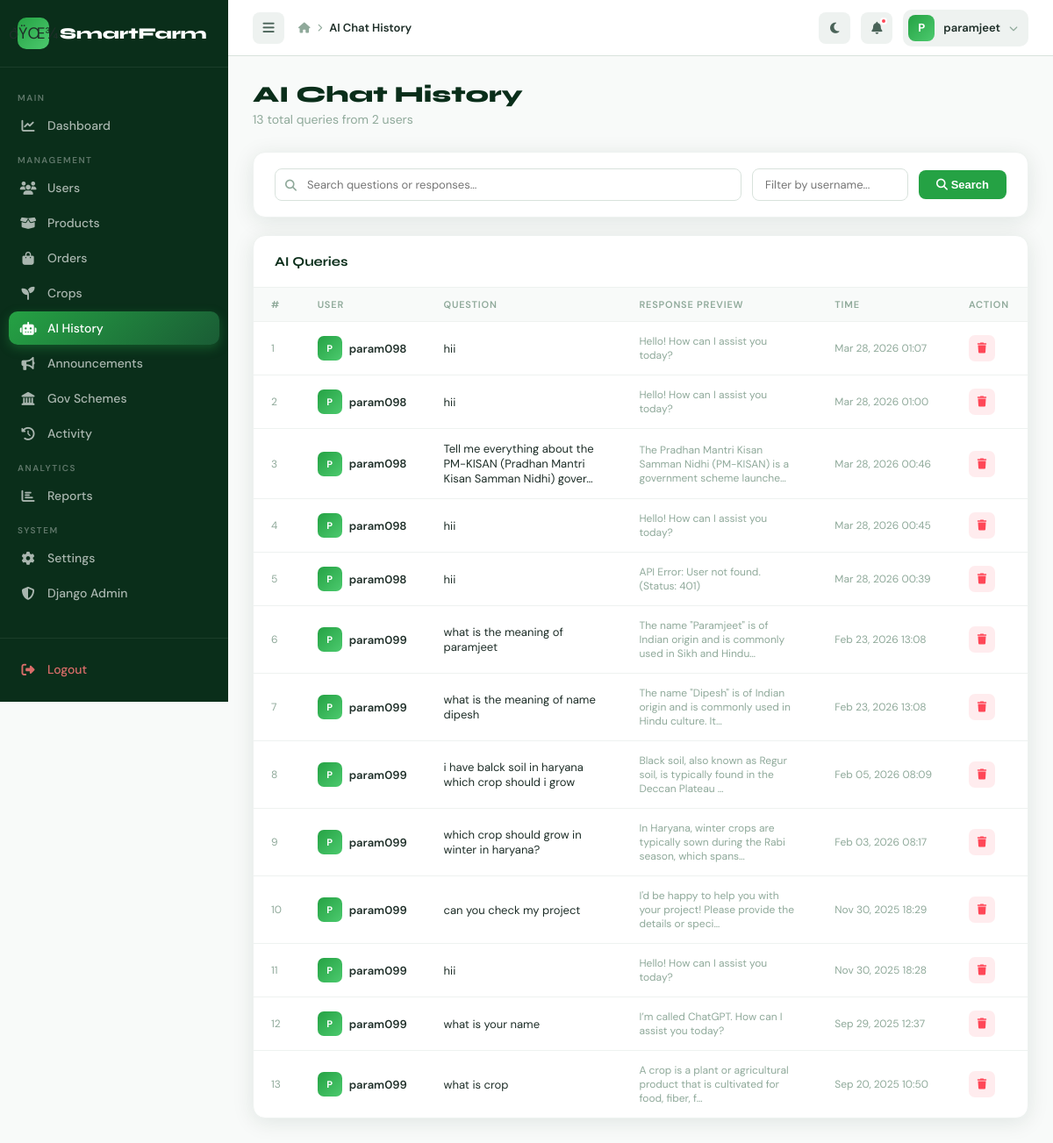
Page /myadmin/ai-history/ (signed in) on the committed database.
### apps/ai_recommendations/models.py (models this page shows, shortened)
class AIQueryHistory(models.Model):
    user = models.ForeignKey(User, on_delete=models.CASCADE)
    prompt = models.TextField()
    response = models.TextField()
    timestamp = models.DateTimeField(auto_now_add=True)

### apps/admin_panel/views.py (the view)
    def wrapper(request, *args, **kwargs):
        if not request.user.is_authenticated:
            return redirect('login')
        if not request.user.is_staff:
            messages.error(request, 'Access denied. Admin only.')
            return redirect('login')  # FIX: was redirect('dashboard') — sent to user dashboard
        return view_func(request, *args, **kwargs)

### apps/admin_panel/views.py (called while the page is built)
def admin_required(view_func):
    def wrapper(request, *args, **kwargs):
        if not request.user.is_authenticated:
            return redirect('login')
        if not request.user.is_staff:
            messages.error(request, 'Access denied. Admin only.')
            return redirect('login')  # FIX: was redirect('dashboard') — sent to user dashboard
        return view_func(request, *args, **kwargs)
    wrapper.__name__ = view_func.__name__
    return wrapper

@admin_required
def admin_ai_history_view(request):
    queries = AIQueryHistory.objects.select_related('user').order_by('-timestamp')
    search = request.GET.get('q', '')
    user_filter = request.GET.get('user', '')
    if search:
        queries = queries.filter(Q(prompt__icontains=search) | Q(response__icontains=search))
    if user_filter:
        queries = queries.filter(user__username__icontains=user_filter)
    context = {
        'queries': queries, 'search': search, 'user_filter': user_filter,
        'total': AIQueryHistory.objects.count(),
        'total_users_queried': AIQueryHistory.objects.values('user').distinct().count(),
    }
    return render(request, 'admin_panel/ai_history.html', context)

### templates/admin_panel/ai_history.html (shortened to what this page needs)
{% extends "admin_panel/base_admin.html" %}
{% block breadcrumb %}AI Chat History{% endblock %}
{% block content %}
<div class="page-header">
    <h1 class="page-title">AI Chat History</h1>
    <p class="page-subtitle">{{ total }} total queries from {{ total_users_queried }} users</p>
</div>
<div class="table-card" style="margin-bottom:20px;padding:18px 24px;">
    <form method="GET" style="display:flex;gap:12px;flex-wrap:wrap;align-items:center;">
        <div style="flex:1;min-width:200px;position:relative;">
            <i class="fas fa-search" style="position:absolute;left:12px;top:50%;transform:translateY(-50%);color:var(--gray-400);font-size:13px;"></i>
            <input type="text" name="q" value="{{ search }}" placeholder="Search questions or responses..."
                style="width:100%;padding:9px 12px 9px 36px;border:1.5px solid var(--gray-200);border-radius:8px;font-size:13px;font-family:'DM Sans',sans-serif;outline:none;">
        </div>
        <input type="text" name="user" value="{{ user_filter }}" placeholder="Filter by username..."
            style="padding:9px 14px;border:1.5px solid var(--gray-200);border-radius:8px;font-size:13px;font-family:'DM Sans',sans-serif;outline:none;color:var(--gray-800);">
        <button type="submit" style="padding:9px 20px;background:var(--green-bright);color:white;border:none;border-radius:8px;font-size:13px;font-weight:600;cursor:pointer;">
            <i class="fas fa-search"></i> Search
        </button>
    </form>
</div>
<div class="table-card">
    <div class="table-header">
        <span class="table-title">AI Queries</span>
    </div>
    <table>
        <thead>
            <tr>
                <th>#</th>
                <th>User</th>
                <th>Question</th>
                <th>Response Preview</th>
                <th>Time</th>
                <th>Action</th>
            </tr>
        </thead>
        <tbody>
            {% for query in queries %}
            <tr>
                <td style="color:var(--gray-400);font-size:12px;">{{ forloop.counter }}</td>
                <td>
                    <div style="display:flex;align-items:center;gap:8px;">
                        <div style="width:28px;height:28px;border-radius:7px;background:linear-gradient(135deg,var(--green-bright),var(--green-light));display:flex;align-items:center;justify-content:center;color:white;font-weight:700;font-size:11px;">
                            {{ query.user.username|first|upper }}
                        </div>
                        <span style="font-weight:600;font-size:13px;">{{ query.user.username }}</span>
                    </div>
                </td>
                <td style="max-width:220px;">
                    <div style="font-size:13px;color:var(--gray-800);">{{ query.prompt|truncatechars:80 }}</div>
                </td>
                <td style="max-width:220px;">
                    <div style="font-size:12px;color:var(--gray-400);">{{ query.response|truncatechars:80 }}</div>
                </td>
                <td style="font-size:12px;color:var(--gray-400);">{{ query.timestamp|date:"M d, Y H:i" }}</td>
                <td>
                    <form method="POST" action="{% url 'admin_ai_delete' query.id %}" onsubmit="return confirm('Delete this query?')">
                        <button type="submit" style="width:30px;height:30px;border-radius:7px;background:rgba(255,71,87,0.1);color:var(--accent-red);border:none;cursor:pointer;font-size:12px;">
                            <i class="fas fa-trash"></i>
                        </button>
                    </form>
                </td>
            </tr>
            {% empty %}
            <tr><td colspan="6" style="text-align:center;padding:40px;color:var(--gray-400);">
                <i class="fas fa-robot" style="font-size:32px;margin-bottom:10px;display:block;opacity:0.3;"></i>
                No AI queries found
            </td></tr>
            {% endfor %}
        </tbody>
    </table>
</div>
{% endblock %}

### templates/admin_panel/base_admin.html (shortened to what this page needs)
{% load static %}
<!DOCTYPE html>
<html lang="en">
<head>
    <link rel="stylesheet" href="https://cdnjs.cloudflare.com/ajax/libs/font-awesome/6.4.0/css/all.min.css">
</head>
<body>
<aside class="sidebar" id="sidebar">
    <div class="sidebar-logo">
        <div class="logo-icon">ðŸŒ¾</div>
        <span class="logo-text">SmartFarm</span>
    </div>
    <nav class="sidebar-nav">
        <div class="nav-section-label">Main</div>
        <a href="{% url 'admin_dashboard' %}" class="nav-item {% if request.resolver_match.url_name == 'admin_dashboard' %}active{% endif %}">
            <i class="fas fa-chart-line"></i><span class="nav-label">Dashboard</span>
        </a>
        <div class="nav-section-label">Management</div>
        <a href="{% url 'admin_users' %}" class="nav-item {% if 'admin_user' in request.resolver_match.url_name %}active{% endif %}">
            <i class="fas fa-users"></i><span class="nav-label">Users</span>
        </a>
        <a href="{% url 'admin_products' %}" class="nav-item {% if 'admin_product' in request.resolver_match.url_name %}active{% endif %}">
            <i class="fas fa-box-open"></i><span class="nav-label">Products</span>
        </a>
        <a href="{% url 'admin_orders' %}" class="nav-item {% if 'admin_order' in request.resolver_match.url_name %}active{% endif %}">
            <i class="fas fa-shopping-bag"></i><span class="nav-label">Orders</span>
        </a>
        <a href="{% url 'admin_crops' %}" class="nav-item {% if 'admin_crop' in request.resolver_match.url_name %}active{% endif %}">
            <i class="fas fa-seedling"></i><span class="nav-label">Crops</span>
        </a>
        <a href="{% url 'admin_ai_history' %}" class="nav-item {% if 'admin_ai' in request.resolver_match.url_name %}active{% endif %}">
            <i class="fas fa-robot"></i><span class="nav-label">AI History</span>
        </a>
        <a href="{% url 'admin_announcements' %}" class="nav-item {% if 'admin_announcement' in request.resolver_match.url_name %}active{% endif %}">
            <i class="fas fa-bullhorn"></i><span class="nav-label">Announcements</span>
        </a>
        <a href="{% url 'admin_schemes' %}" class="nav-item {% if request.resolver_match and 'admin_scheme' in request.resolver_match.url_name %}active{% endif %}">
            <i class="fas fa-landmark"></i><span class="nav-label">Gov Schemes</span>
        </a>
        <a href="{% url 'admin_activity' %}" class="nav-item {% if request.resolver_match.url_name == 'admin_activity' %}active{% endif %}">
            <i class="fas fa-history"></i><span class="nav-label">Activity</span>
        </a>
        <div class="nav-section-label">Analytics</div>
        <a href="{% url 'admin_reports' %}" class="nav-item {% if 'admin_report' in request.resolver_match.url_name %}active{% endif %}">
            <i class="fas fa-chart-bar"></i><span class="nav-label">Reports</span>
        </a>
        <div class="nav-section-label">System</div>
        <a href="{% url 'admin_settings' %}" class="nav-item {% if 'admin_setting' in request.resolver_match.url_name %}active{% endif %}">
            <i class="fas fa-cog"></i><span class="nav-label">Settings</span>
        </a>
        <a href="/admin/" class="nav-item">
            <i class="fas fa-shield-alt"></i><span class="nav-label">Django Admin</span>
        </a>
    </nav>
    <div class="sidebar-footer">
        <form method="post" action="{% url 'logout' %}" style="margin:0;">{% csrf_token %}<button type="submit" class="nav-item" style="color:rgba(255,120,120,0.85);background:none;border:none;cursor:pointer;width:100%;font-family:'DM Sans',sans-serif;font-size:14px;font-weight:500;padding:10px 12px;border-radius:10px;display:flex;align-items:center;gap:12px;"><i class="fas fa-sign-out-alt"></i><span class="nav-label">Logout</span></button></form>
    </div>
</aside>
<div class="main-wrap" id="mainWrap">
    <header class="topbar">
        <button class="topbar-toggle" id="sidebarToggle"><i class="fas fa-bars"></i></button>
        <div class="breadcrumb">
            <i class="fas fa-home" style="font-size:12px;"></i>
            <i class="fas fa-chevron-right" style="font-size:9px;margin:0 2px;"></i>
            <span>{% block breadcrumb %}Dashboard{% endblock %}</span>
        </div>
        <div class="topbar-right">
            <button class="topbar-btn" id="darkToggle"><i class="fas fa-moon" id="darkIcon"></i></button>
            {% if request.user.is_authenticated %}<button class="topbar-btn" id="notifBtn">
                <i class="fas fa-bell"></i>
                <span class="notif-dot"></span>
            </button>{% endif %}
                        <div class="topbar-user" id="userMenuBtn">
                <div class="user-avatar">{{ request.user.username|first|upper }}</div>
                <span class="user-name">{{ request.user.username }}</span>
                <i class="fas fa-chevron-down" style="font-size:10px;color:var(--gray-400);"></i>
            </div>
        </div>
    </header>
    <main class="page-content">{% block content %}{% endblock %}</main>
</div>
</body>
</html>

### rows in the picture
AIQueryHistory: user.username|first "P", user.username "param098", prompt "hii", response "Hello! How can I assist you today?", timestamp "Mar 28, 2026 01:07"
AIQueryHistory: user.username|first "P", user.username "param098", prompt "hii", response "Hello! How can I assist you today?", timestamp "Mar 28, 2026 01:00"
AIQueryHistory: user.username|first "P", user.username "param098", prompt "Tell me everything about the PM-KISAN (Pradhan Mantri Kisan Samman Nidhi) gover…", response "The Pradhan Mantri Kisan Samman Nidhi (PM-KISAN) is a government scheme launche…", timestamp "Mar 28, 2026 00:46"
AIQueryHistory: user.username|first "P", user.username "param098", prompt "hii", response "Hello! How can I assist you today?", timestamp "Mar 28, 2026 00:45"
AIQueryHistory: user.username|first "P", user.username "param098", prompt "hii", response "API Error: User not found. (Status: 401)", timestamp "Mar 28, 2026 00:39"
AIQueryHistory: user.username|first "P", user.username "param099", prompt "what is the meaning of paramjeet", response "The name \"Paramjeet\" is of Indian origin and is commonly used in Sikh and Hindu…", timestamp "Feb 23, 2026 13:08"
AIQueryHistory: user.username|first "P", user.username "param099", prompt "what is the meaning of name dipesh", response "The name \"Dipesh\" is of Indian origin and is commonly used in Hindu culture. It…", timestamp "Feb 23, 2026 13:08"
AIQueryHistory: user.username|first "P", user.username "param099", prompt "i have balck soil in haryana which crop should i grow", response "Black soil, also known as Regur soil, is typically found in the Deccan Plateau …", timestamp "Feb 05, 2026 08:09"
AIQueryHistory: user.username|first "P", user.username "param099", prompt "which crop should grow in winter in haryana?", response "In Haryana, winter crops are typically sown during the Rabi season, which spans…", timestamp "Feb 03, 2026 08:17"
AIQueryHistory: user.username|first "P", user.username "param099", prompt "can you check my project", response "I'd be happy to help you with your project! Please provide the details or speci…", timestamp "Nov 30, 2025 18:29"
AIQueryHistory: user.username|first "P", user.username "param099", prompt "hii", response "Hello! How can I assist you today?", timestamp "Nov 30, 2025 18:28"
AIQueryHistory: user.username|first "P", user.username "param099", prompt "what is your name", response "I’m called ChatGPT. How can I assist you today?", timestamp "Sep 29, 2025 12:37"
AIQueryHistory: user.username|first "P", user.username "param099", prompt "what is crop", response "A crop is a plant or agricultural product that is cultivated for food, fiber, f…", timestamp "Sep 20, 2025 10:50"

### other values in the picture
{{ request.user.username|first|upper }} "P"
{{ request.user.username }} "paramjeet"
{{ total }} "13"
{{ total_users_queried }} "2"
